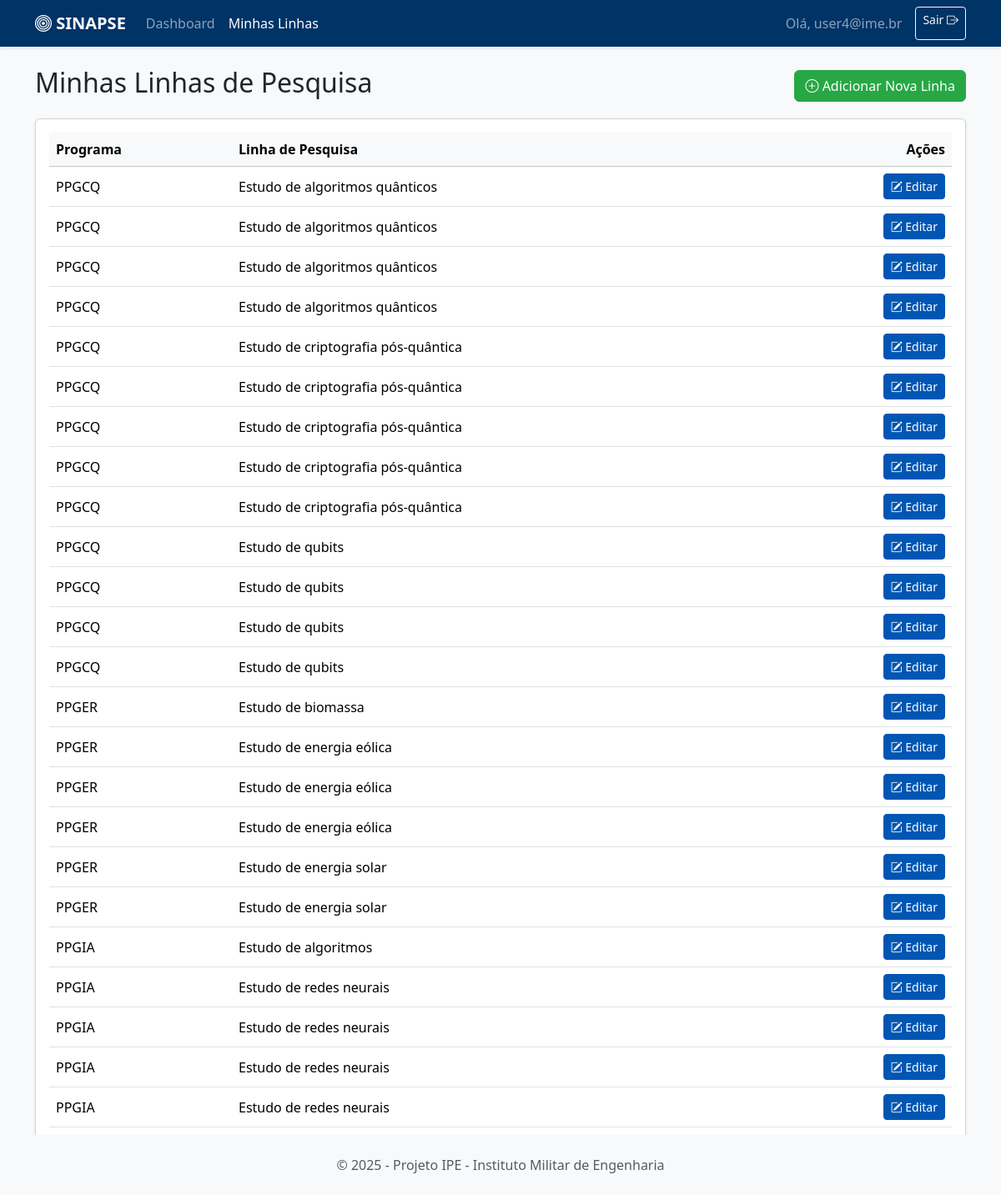
The app's page /linhas (signed in) with its own data.
### tables this page shows
CREATE TABLE linha_ime (
                id INTEGER PRIMARY KEY AUTOINCREMENT,
                programa TEXT,
                linha TEXT,
                descricao TEXT,
                emails_contato TEXT,
                embedding BLOB,
                user_id INTEGER,
                FOREIGN KEY (user_id) REFERENCES users (id)
            );

### app.py (the view)
@app.route('/linhas')
@login_required
def listar_linhas():
    user_id = session['user_id']
    linhas = motor.get_linhas_by_user(user_id)
    return render_template('linhas.html', linhas=linhas)

### app.py (called while the page is built)
def login_required(f):
    @wraps(f)
    def decorated_function(*args, **kwargs):
        if 'user_id' not in session:
            flash("Você precisa fazer login para acessar esta página.", "warning")
            return redirect(url_for('login'))
        return f(*args, **kwargs)
    return decorated_function

### motor_ia.py (called while the page is built)
    def _get_db_conn(self):
        try:
            conn = sqlite3.connect(self.db_path, detect_types=sqlite3.PARSE_DECLTYPES | sqlite3.PARSE_COLNAMES)
            conn.row_factory = self._dict_factory
            return conn
        except sqlite3.Error as e:
            print(f"Erro ao conectar ao banco de dados SQLite '{self.db_path}': {e}")
            return None # Retorna None se a conexão falhar

    def _dict_factory(self, cursor, row):
        d = {}
        for idx, col in enumerate(cursor.description):
            d[col[0]] = row[idx]
        return d

    def get_linhas_by_user(self, user_id):
        conn = self._get_db_conn()
        if not conn: return []
        try:
            cursor = conn.cursor()
            linhas = cursor.execute("SELECT * FROM linha_ime WHERE user_id = ? ORDER BY programa, linha", (user_id,)).fetchall()
            conn.close()
            return linhas
        except sqlite3.Error as e:
            print(f"Erro ao buscar linhas por usuário: {e}")
            conn.close()
            return []

### templates/linhas.html (shortened to what this page needs)
{% extends "base.html" %}
{% block content %}
<div class="d-flex justify-content-between align-items-center mb-3">
    <h2>Minhas Linhas de Pesquisa</h2>
    <a href="{{ url_for('adicionar_linha') }}" class="btn btn-success">
        <i class="bi bi-plus-circle"></i> Adicionar Nova Linha
    </a>
</div>
<div class="card shadow-sm">
    <div class="card-body">
        <div class="table-responsive">
            <table class="table table-hover align-middle">
                <thead class="table-light">
                    <tr>
                        <th>Programa</th>
                        <th>Linha de Pesquisa</th>
                        <th class="text-end">Ações</th>
                    </tr>
                </thead>
                <tbody>
                    {% for linha in linhas %}
                    <tr>
                        <td>{{ linha.programa }}</td>
                        <td>{{ linha.linha }}</td>
                        <td class="text-end">
                            <a href="{{ url_for('editar_linha', linha_id=linha.id) }}" class="btn btn-sm btn-primary">
                                <i class="bi bi-pencil-square"></i> Editar
                            </a>
                        </td>
                    </tr>
                    {% else %}
                    <tr>
                        <td colspan="3" class="text-center text-muted p-4">Você ainda não cadastrou nenhuma linha de pesquisa. Clique em "Adicionar Nova Linha" para começar.</td>
                    </tr>
                    {% endfor %}
                </tbody>
            </table>
        </div>
    </div>
</div>
{% endblock %}

### templates/base.html (style rules this page uses)
body { background-color: #f8f9fa; }
.btn-success { background-color: #28a745; border-color: #28a745; }
.btn-primary { background-color: #0056b3; border-color: #0056b3; }

### records on screen
linha_ime: programa "PPGCQ", linha "Estudo de algoritmos quânticos"
linha_ime: programa "PPGCQ", linha "Estudo de algoritmos quânticos"
linha_ime: programa "PPGCQ", linha "Estudo de algoritmos quânticos"
linha_ime: programa "PPGCQ", linha "Estudo de algoritmos quânticos"
linha_ime: programa "PPGCQ", linha "Estudo de criptografia pós-quântica"
linha_ime: programa "PPGCQ", linha "Estudo de criptografia pós-quântica"
linha_ime: programa "PPGCQ", linha "Estudo de criptografia pós-quântica"
linha_ime: programa "PPGCQ", linha "Estudo de criptografia pós-quântica"
linha_ime: programa "PPGCQ", linha "Estudo de criptografia pós-quântica"
linha_ime: programa "PPGCQ", linha "Estudo de qubits"
linha_ime: programa "PPGCQ", linha "Estudo de qubits"
linha_ime: programa "PPGCQ", linha "Estudo de qubits"
linha_ime: programa "PPGCQ", linha "Estudo de qubits"
linha_ime: programa "PPGER", linha "Estudo de biomassa"
linha_ime: programa "PPGER", linha "Estudo de energia eólica"
linha_ime: programa "PPGER", linha "Estudo de energia eólica"
linha_ime: programa "PPGER", linha "Estudo de energia eólica"
linha_ime: programa "PPGER", linha "Estudo de energia solar"
linha_ime: programa "PPGER", linha "Estudo de energia solar"
linha_ime: programa "PPGIA", linha "Estudo de algoritmos"
linha_ime: programa "PPGIA", linha "Estudo de redes neurais"
linha_ime: programa "PPGIA", linha "Estudo de redes neurais"
linha_ime: programa "PPGIA", linha "Estudo de redes neurais"
linha_ime: programa "PPGIA", linha "Estudo de redes neurais"

### other values on screen
{{ session.user_email }} "user4@ime.br"
